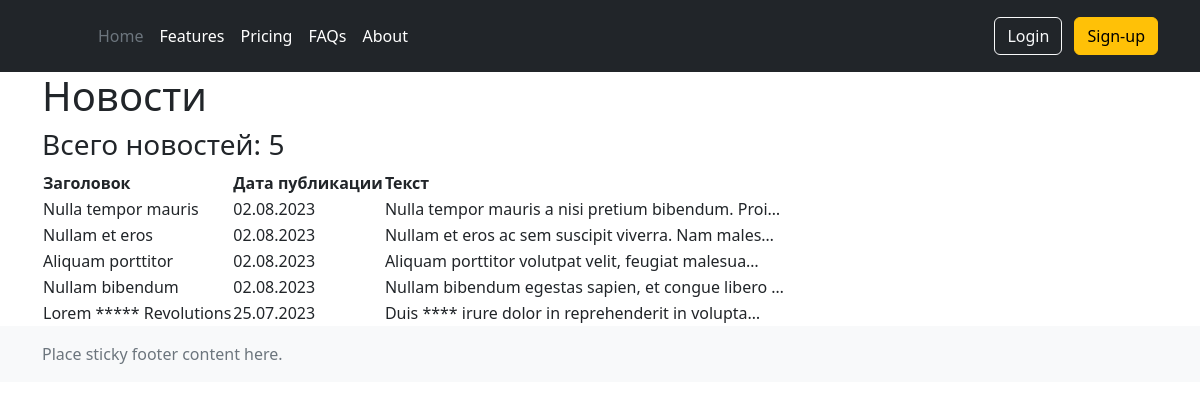
The page /news/ on the database as committed earlier.
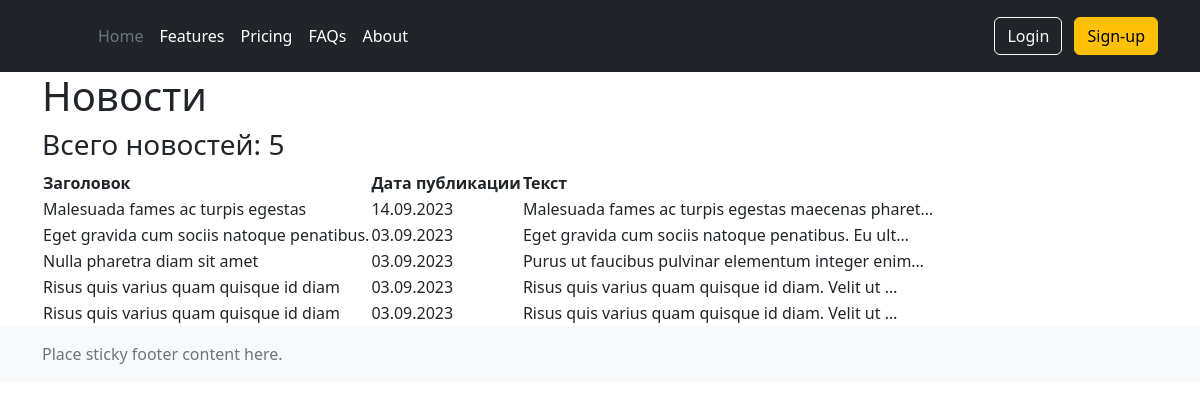
The same page on the database as committed later.
### news/models.py (models this page shows, shortened)
class Post(models.Model):
    author = models.ForeignKey(Author, on_delete=models.CASCADE)
    NEWS = 'NW'
    ARTICLE = 'AR'
    CATEGORY_CHOICES = (
        (NEWS, 'новость'),
        (ARTICLE, 'статья')
    )
    categoryType = models.CharField(max_length=2, choices=CATEGORY_CHOICES, default=ARTICLE)
    creationDate = models.DateTimeField(auto_now_add=True)
    postCategory = models.ManyToManyField(Category, through='PostCategory')
    title = models.CharField(max_length=128)
    text = models.TextField()
    rating = models.SmallIntegerField(default=0)

### news/views.py (the view, shortened to what this page needs)
# urls.py: path('', NewsList.as_view(), name='news'),
class NewsList(ListView):
    model = Post
    template_name = 'news/news.html'
    context_object_name = 'news'
    queryset = Post.objects.order_by('-id')
    ordering = ['-id']
    paginate_by = 5
    def get_context_data(self, **kwargs):
        context = super().get_context_data(**kwargs)
        context['filter'] = NewsFilter(self.request.GET, queryset=self.get_queryset())
        context['choices'] = Post.CATEGORY_CHOICES
        context['form'] = PostForm()
        return context

### news/templatetags/custom_filters.py (called while the page is built)
@register.filter(name='censor')
def censor(value):
    stop_words = {'ipsum', 'incididunt', 'commodo', 'occaecat', 'aute'}
    if isinstance(value, str):
        for word in stop_words:
            value = value.replace(word, '*' * len(word))
        return value
    else:
        raise ValueError(f'Невозможно применить censor к {type(value)}')

### news/templates/news/news.html (shortened to what this page needs)
{% extends 'layout/base.html' %}
{% load custom_filters %}
{% block content %}
<h1>Новости</h1>
<h3>Всего новостей: {{ news|length }}</h3>
    {% if news %}
        <table>
            <tr>
                <th scope="col">
                    Заголовок
                </th>
                <th scope="col">
                    Дата публикации
                </th>
                <th scope="col">
                    Текст
                </th>
            </tr>
        {% for post in news %}
               <tr>
                   <td>
                       {{ post.title|censor }}
                  </td>
                   <td>
                       {{ post.creationDate|date:'d.m.Y' }}
                   </td>
                   <td>
                       {{ post.text|truncatechars:50|censor }}
                   </td>
               </tr>
        {% endfor %}
        </table>
    {% else %}
         <h3>Нет никаких новостей</h3>
    {% endif %}
{% endblock content %}

Rows that differ between the two databases and show on the page:
no longer on this page (row unchanged): Post: title|censor "Nulla tempor mauris", creationDate "02.08.2023", text|censor "Nulla tempor mauris a nisi pretium bibendum. Proi…"
no longer on this page (row unchanged): Post: title|censor "Nullam et eros", creationDate "02.08.2023", text|censor "Nullam et eros ac sem suscipit viverra. Nam males…"
no longer on this page (row unchanged): Post: title|censor "Aliquam porttitor", creationDate "02.08.2023", text|censor "Aliquam porttitor volutpat velit, feugiat malesua…"
no longer on this page (row unchanged): Post: title|censor "Nullam bibendum", creationDate "02.08.2023", text|censor "Nullam bibendum egestas sapien, et congue libero …"
no longer on this page (row unchanged): Post: title|censor "Lorem ***** Revolutions", creationDate "25.07.2023", text|censor "Duis **** irure dolor in reprehenderit in volupta…"
added Post: title|censor "Malesuada fames ac turpis egestas", creationDate "14.09.2023", text|censor "Malesuada fames ac turpis egestas maecenas pharet…"
added Post: title|censor "Eget gravida cum sociis natoque penatibus.", creationDate "03.09.2023", text|censor "Eget gravida cum sociis natoque penatibus. Eu ult…"
added Post: title|censor "Nulla pharetra diam sit amet", creationDate "03.09.2023", text|censor "Purus ut faucibus pulvinar elementum integer enim…"
added Post: title|censor "Risus quis varius quam quisque id diam", creationDate "03.09.2023", text|censor "Risus quis varius quam quisque id diam. Velit ut …"
added Post: title|censor "Risus quis varius quam quisque id diam", creationDate "03.09.2023", text|censor "Risus quis varius quam quisque id diam. Velit ut …"
